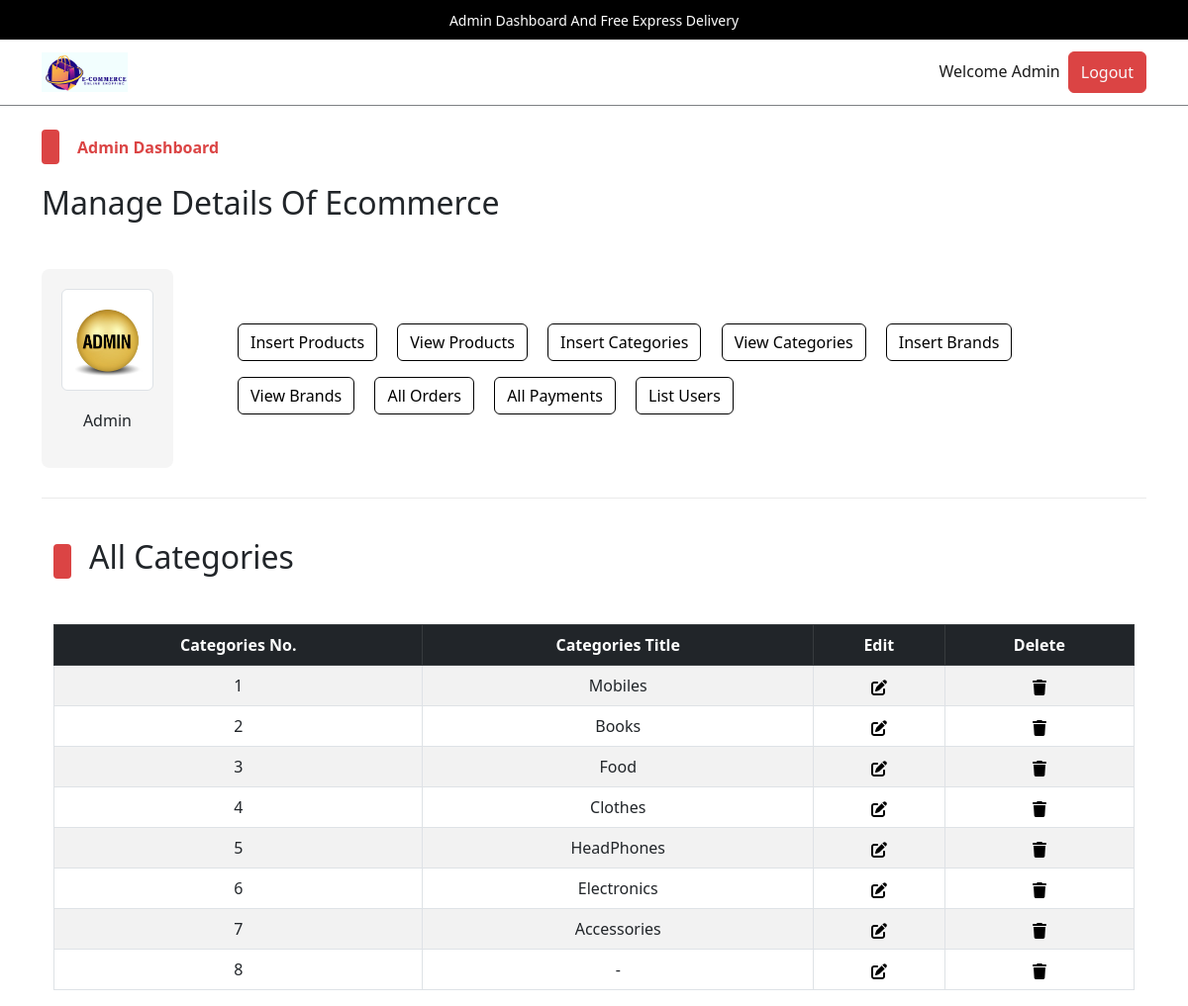
Page /admin/index.php?view_categories (signed in) on the committed database.
### tables this page shows
CREATE TABLE `admin_table` (
  `admin_id` int(11) NOT NULL,
  `admin_name` varchar(100) NOT NULL,
  `admin_email` varchar(200) NOT NULL,
  `admin_image` varchar(255) NOT NULL,
  `admin_password` varchar(255) NOT NULL
);

CREATE TABLE `categories` (
  `category_id` int(11) NOT NULL,
  `category_title` varchar(100) NOT NULL
);

### admin/view_categories.php (the view, shortened to what this page needs)
<!DOCTYPE html>
<html lang="en">
<head>
</head>
<body>
    <div class="container">
        <div class="categ-header">
            <div class="sub-title">
                <span class="shape"></span>
                <h2>All Categories</h2>
            </div>
        </div>
        <div class="table-data">
            <table class="table table-bordered table-hover table-striped text-center">
                <thead class="table-dark">
                    <tr>
                        <th>Categories No.</th>
                        <th>Categories Title</th>
                        <th>Edit</th>
                        <th>Delete</th>
                    </tr>
                </thead>
                <tbody>
                    <?php
                        $get_category_query = "SELECT * FROM `categories`";
                        $get_category_result = mysqli_query($con,$get_category_query);
                        $id_number = 1;
                        while($row_fetch_categories = mysqli_fetch_array($get_category_result)){
                            $category_id = $row_fetch_categories['category_id'];
                            $category_title = $row_fetch_categories['category_title'];
                            echo "
                            <tr>
                            <td>$id_number</td>
                            <td>$category_title</td>
                            <td>
                                <a href='index.php?edit_category=$category_id'>
                                </a>
                            </td>
                            <td>
                                <a href='index.php?delete_category=$category_id' data-bs-toggle='modal' data-bs-target='#deleteModal_$category_id'>
                                </a>
                                <div class='modal fade' id='deleteModal_$category_id' tabindex='-1' aria-labelledby='deleteModal_$category_id.Label' aria-hidden='true'>
                                                            <a class='text-light' href='index.php?delete_brand=$category_id'>
                                                                Delete $category_title
                                                            </a>
                                </div>
                            </td>
                        </tr>
                            ";
                            $id_number++;
                        }
                    ?>
                </tbody>
            </table>
        </div>
    </div>
</body>
</html>

### admin/index.php (shortened to what this page needs)
<?php
    include('../functions/common_functions.php');
    if(isset($_SESSION['admin_username'])){
        $admin_name = $_SESSION['admin_username'];
        $get_admin_data = "SELECT * FROM `admin_table` WHERE admin_name = '$admin_name'";
        $get_admin_result = mysqli_query($con,$get_admin_data);
        $row_fetch_admin_data = mysqli_fetch_array($get_admin_result);
        $admin_name = $row_fetch_admin_data['admin_name'];
        $admin_image = $row_fetch_admin_data['admin_image'];
    }else{
        echo "<script>window.open('./admin_login.php','_self');</script>";
    }
?>
<!DOCTYPE html>
<html lang="en">
<head>
    <link rel="stylesheet" href="../assets/css/bootstrap.css" />
    <link rel="stylesheet" href="../assets/css/main.css" />
</head>
<body>
    <div class="upper-nav primary-bg p-2 px-3 text-center text-break">
        <span>Admin Dashboard And Free Express Delivery</span>
    </div>
    <nav class="navbar navbar-expand-lg navbar-light bg-light">
        <div class="container">
            <a class="navbar-brand fw-bold" href="#"><img src="../assets/images/logo.png" alt="Shop Easy Logo" style="height:40px;"></a>
            <div class="collapse navbar-collapse" id="navbarSupportedContentad">
                <ul class="navbar-nav ms-auto mb-2 mb-lg-0">
                    <li class="nav-item">
                        <a class="nav-link active" aria-current="page" href="#">Welcome <?php echo $admin_name;?></a>
                    </li>
                    <li class="nav-item">
                    <button class="btn btn-primary p-0 px-1">
                            <a href="./admin_logout.php" class="nav-link text-light">Logout</a>
                        </button>
                    </li>
                </ul>
            </div>
        </div>
    </nav>
    <div class="control">
        <div class="container pt-4 pb-0">
            <div class="categ-header">
                <div class="sub-title">
                    <span class="shape"></span>
                    <span class="title">Admin Dashboard</span>
                </div>
                <h2>Manage Details Of Ecommerce</h2>
            </div>
            <div class="row align-items-center">
                <div class="col-md-2">
                    <div class="admin-image">
                        <a href="./index.php"><img src="./admin_images/<?php echo $admin_image;?>" class="img-thumbnail" alt="Admin Photo"></a>
                        <p><?php echo $admin_name;?></p>
                    </div>
                </div>
                <div class="col-md-10">
                    <div class="buttons">
                        <button class="btn btn-outline-primary m-2">
                            <a href="./insert_product.php" class="nav-link">Insert Products</a>
                        </button>
                        <button class="btn btn-outline-primary m-2">
                            <a href="index.php?view_products" class="nav-link">View Products</a>
                        </button>
                        <button class="btn btn-outline-primary m-2">
                            <a href="index.php?insert_category" class="nav-link">Insert Categories</a>
                        </button>
                        <button class="btn btn-outline-primary m-2">
                            <a href="index.php?view_categories" class="nav-link">View Categories</a>
                        </button>
                        <button class="btn btn-outline-primary m-2">
                            <a href="index.php?insert_brand" class="nav-link">Insert Brands</a>
                        </button>
                        <button class="btn btn-outline-primary m-2">
                            <a href="index.php?view_brands" class="nav-link">View Brands</a>
                        </button>
                        <button class="btn btn-outline-primary m-2">
                            <a href="index.php?list_orders" class="nav-link">All Orders</a>
                        </button>
                        <button class="btn btn-outline-primary m-2">
                            <a href="index.php?list_payments" class="nav-link">All Payments</a>
                        </button>
                        <button class="btn btn-outline-primary m-2">
                            <a href="index.php?list_users" class="nav-link">List Users</a>
                        </button>
                    </div>
                </div>
            </div>
        </div>
    </div>
    <div class="container">
        <div class="divider"></div>
    </div>
    <div class="change-page">
        <div class="container">
            <?php
            if(isset($_GET['view_categories'])){
                include('./view_categories.php');
            }
            ?>
        </div>
    </div>
</body>
</html>

### assets/css/main.css (style rules this page uses)
* { -webkit-box-sizing: border-box; -moz-box-sizing: border-box; box-sizing: border-box; margin: 0; padding: 0; }
html { scroll-behavior: smooth; }
a { text-decoration: none; color: #000000; cursor: pointer; }
button, input[type="submit"] { cursor: pointer; }
ul { list-style: none; }
.primary-bg { background-color: #000; }
.divider { background-color: #eaeaea; height: 1.5px; width: 100%; margin-top: 30px; margin-bottom: 40px; }
.container .categ-header { display: flex; flex-direction: column; gap: 20px; margin-bottom: 40px; }
.container .categ-header .sub-title { display: flex; flex-direction: row; gap: 18px; align-items: center; }
.container .categ-header .sub-title span:nth-of-type(1) { width: 18px; height: 35px; background-color: #DB4444; border-radius: 4px; -webkit-border-radius: 4px; -moz-border-radius: 4px; -ms-border-radius: 4px; -o-border-radius: 4px; }
.shape { display: inline-block; width: 18px; height: 35px; background-color: #DB4444; border-radius: 4px; -webkit-border-radius: 4px; -moz-border-radius: 4px; -ms-border-radius: 4px; -o-border-radius: 4px; }
.container .categ-header .sub-title span:nth-of-type(2) { color: #DB4444; font-weight: bold; }
.upper-nav span { color: #ffffff; font-size: 14px; }
.bg-light { background-color: #ffffff !important; border-bottom: 1px solid #7D8184; }
.control .container .row .admin-image { width: 80%; background-color: #F5F5F5; padding: 20px; display: flex; flex-direction: column; gap:18px; align-items: center; border-radius: 8px; -webkit-border-radius: 8px; -moz-border-radius: 8px; -ms-border-radius: 8px; -o-border-radius: 8px; }
.control .container .row .admin-image img { width: 100%; }
.control .container .row .buttons a.nav-link { transition: 0s; -webkit-transition: 0s; -moz-transition: 0s; -ms-transition: 0s; -o-transition: 0s; }
td { vertical-align: middle; }

### rows in the picture
admin_table: admin_name "Admin", admin_image (picture)
categories: category_title "Mobiles"
categories: category_title "Books"
categories: category_title "Food"
categories: category_title "Clothes"
categories: category_title "HeadPhones"
categories: category_title "Electronics"
categories: category_title "Accessories"
categories: category_title "-"
